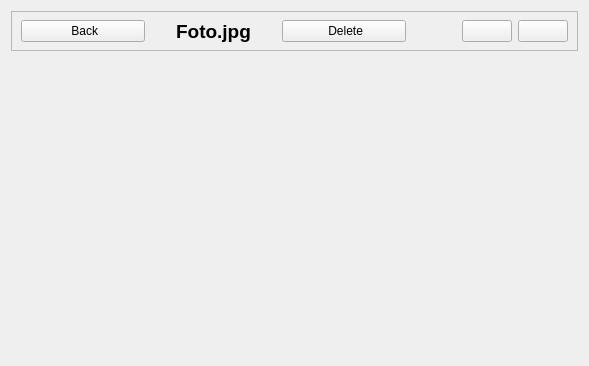
<?xml version="1.0" encoding="UTF-8"?>
<ui version="4.0">
 <class>PictureWidget</class>
 <widget class="QWidget" name="PictureWidget">
  <property name="geometry">
   <rect>
    <x>0</x>
    <y>0</y>
    <width>589</width>
    <height>366</height>
   </rect>
  </property>
  <property name="windowTitle">
   <string>Form</string>
  </property>
  <layout class="QVBoxLayout" name="verticalLayout_2">
   <item>
    <widget class="QFrame" name="frame">
     <property name="minimumSize">
      <size>
       <width>0</width>
       <height>40</height>
      </size>
     </property>
     <property name="maximumSize">
      <size>
       <width>16777215</width>
       <height>40</height>
      </size>
     </property>
     <property name="frameShape">
      <enum>QFrame::Shape::StyledPanel</enum>
     </property>
     <property name="frameShadow">
      <enum>QFrame::Shadow::Raised</enum>
     </property>
     <layout class="QHBoxLayout" name="horizontalLayout_2">
      <property name="topMargin">
       <number>4</number>
      </property>
      <property name="bottomMargin">
       <number>4</number>
      </property>
      <item>
       <widget class="QPushButton" name="backButton">
        <property name="maximumSize">
         <size>
          <width>130</width>
          <height>16777215</height>
         </size>
        </property>
        <property name="text">
         <string> Back</string>
        </property>
        <property name="icon">
         <iconset resource="../resources/resource.qrc">
          <normaloff>:/icons/back-to-gallery.png</normaloff>:/icons/back-to-gallery.png</iconset>
        </property>
       </widget>
      </item>
      <item>
       <widget class="QLabel" name="nameLabel">
        <property name="maximumSize">
         <size>
          <width>16777215</width>
          <height>30</height>
         </size>
        </property>
        <property name="font">
         <font>
          <pointsize>14</pointsize>
          <bold>true</bold>
         </font>
        </property>
        <property name="text">
         <string>Foto.jpg</string>
        </property>
        <property name="alignment">
         <set>Qt::AlignmentFlag::AlignCenter</set>
        </property>
       </widget>
      </item>
      <item>
       <widget class="QPushButton" name="deleteButton">
        <property name="maximumSize">
         <size>
          <width>130</width>
          <height>16777215</height>
         </size>
        </property>
        <property name="text">
         <string> Delete</string>
        </property>
        <property name="icon">
         <iconset resource="../resources/resource.qrc">
          <normaloff>:/icons/photo-delete.png</normaloff>:/icons/photo-delete.png</iconset>
        </property>
       </widget>
      </item>
      <item>
       <spacer name="horizontalSpacer">
        <property name="orientation">
         <enum>Qt::Orientation::Horizontal</enum>
        </property>
        <property name="sizeType">
         <enum>QSizePolicy::Policy::Fixed</enum>
        </property>
        <property name="sizeHint" stdset="0">
         <size>
          <width>50</width>
          <height>20</height>
         </size>
        </property>
       </spacer>
      </item>
      <item>
       <widget class="QPushButton" name="previousButton">
        <property name="maximumSize">
         <size>
          <width>50</width>
          <height>16777215</height>
         </size>
        </property>
        <property name="text">
         <string/>
        </property>
        <property name="icon">
         <iconset resource="../resources/resource.qrc">
          <normaloff>:/icons/photo-previous.png</normaloff>:/icons/photo-previous.png</iconset>
        </property>
       </widget>
      </item>
      <item>
       <widget class="QPushButton" name="nextButton">
        <property name="maximumSize">
         <size>
          <width>50</width>
          <height>16777215</height>
         </size>
        </property>
        <property name="mouseTracking">
         <bool>false</bool>
        </property>
        <property name="layoutDirection">
         <enum>Qt::LayoutDirection::RightToLeft</enum>
        </property>
        <property name="text">
         <string/>
        </property>
        <property name="icon">
         <iconset resource="../resources/resource.qrc">
          <normaloff>:/icons/photo-next.png</normaloff>:/icons/photo-next.png</iconset>
        </property>
       </widget>
      </item>
     </layout>
    </widget>
   </item>
   <item>
    <widget class="QLabel" name="pictureLabel">
     <property name="text">
      <string/>
     </property>
     <property name="scaledContents">
      <bool>false</bool>
     </property>
     <property name="alignment">
      <set>Qt::AlignmentFlag::AlignCenter</set>
     </property>
    </widget>
   </item>
  </layout>
 </widget>
 <resources>
  <include location="../resources/resource.qrc"/>
 </resources>
 <connections/>
</ui>
